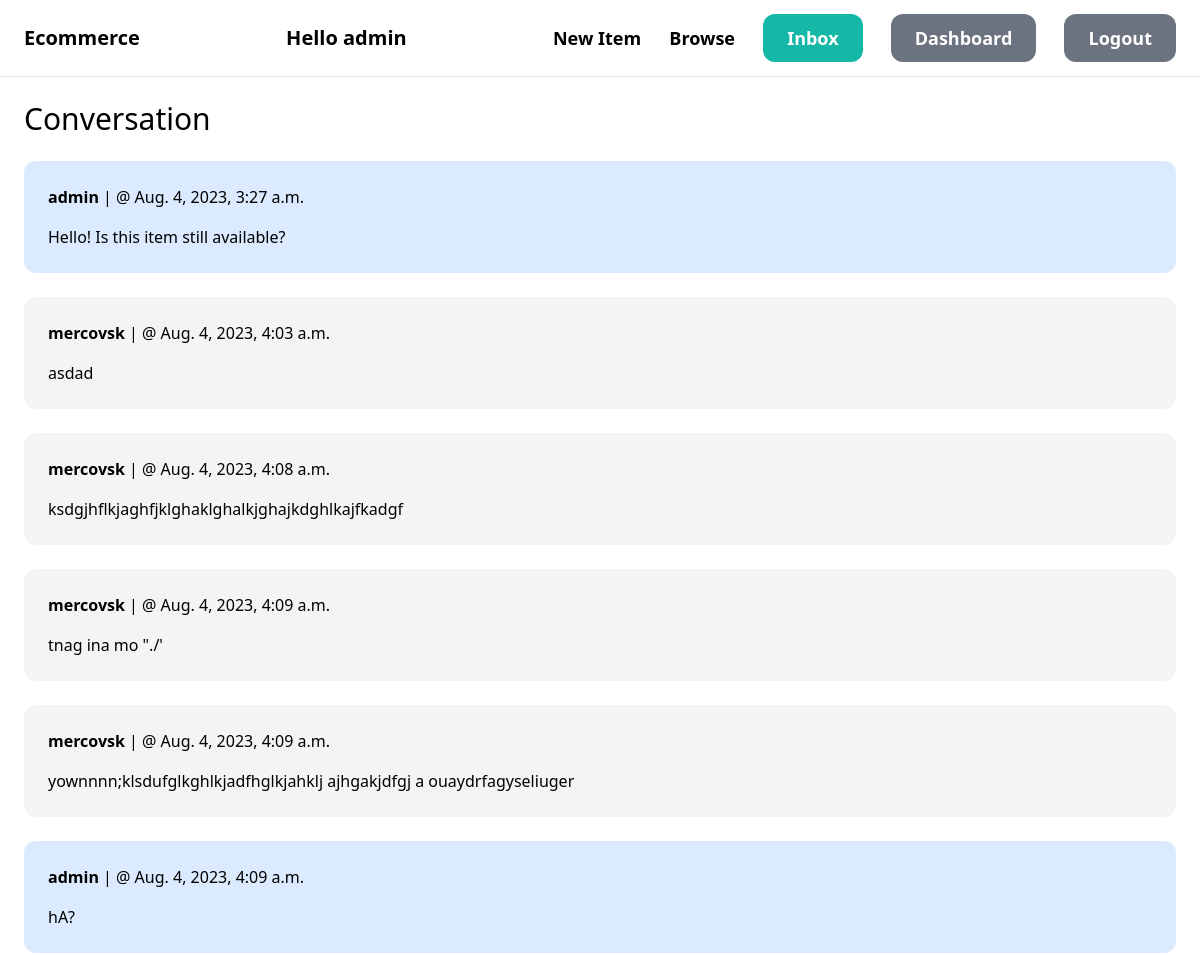
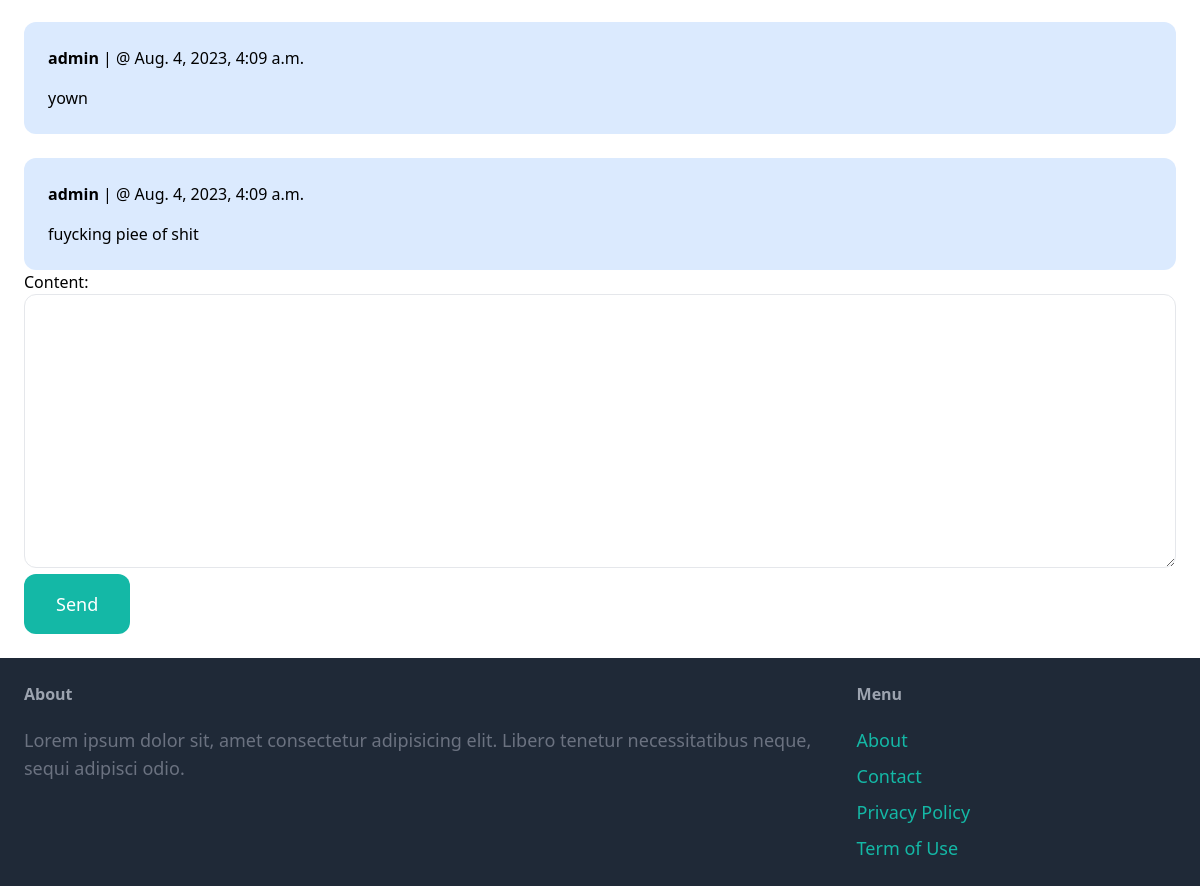
Page /inbox/9/ (signed in) on the committed database (2 pictures, top to bottom).
### conversation/models.py (models this page shows)
class ConversationMessage(models.Model):
    conversation = models.ForeignKey(Conversation, related_name='messages', on_delete=models.CASCADE)
    content = models.TextField()
    created_at = models.DateTimeField(auto_now_add=True)
    created_by = models.ForeignKey(User, related_name='created_messages', on_delete=models.CASCADE)

### conversation/views.py (the view)
# urls.py: path('<int:pk>/', views.detail, name='detail',),
@login_required
def detail(request, pk):
    conversation = Conversation.objects.filter(members__in=[request.user.id]).get(pk=pk)
    if request.method == 'POST':
        form = ConversationMessageForm(request.POST)
        if form.is_valid():
            conversation_message = form.save(commit=False)
            conversation_message.conversation = conversation
            conversation_message.created_by = request.user
            conversation_message.save()
            conversation.save()
            return redirect('conversation:detail', pk=pk)
    else:
        form = ConversationMessageForm()
    return render(request, 'conversation/detail.html', {
        'conversation': conversation,
        'title': 'Conversation',
        'form': form
    })

### conversation/forms.py
class ConversationMessageForm(forms.ModelForm):
    class Meta:
        model = ConversationMessage
        fields = ('content',)
        widgets = {
            'content': forms.Textarea(attrs={
                'class': 'w-full py-4 px-6 rounded-xl border'
            })
        }

### conversation/templates/conversation/detail.html (shortened to what this page needs)
{% extends 'core/base.html' %}
{% block content %}
<h1 class="mb-6 text-3xl">{{ title }}</h1>
<div class="space-y-6">
    {% for message in conversation.messages.all %}
        <div class="p-6 flex {% if message.created_by == request.user %}bg-blue-100{% else %}bg-gray-100{% endif %} rounded-xl">
            <div>
                <p class='mb-4'><strong>{{ message.created_by.username }}</strong> | @ {{ message.created_at }}</p>
                <p>{{ message.content }}</p>
            </div>
        </div>
    {% endfor %}
</div>
<form method="post" action=".">
    {{ form.as_p }}
    <button class="py-4 px-8 text-lg bg-teal-500 rounded-xl text-white hover:bg-teal-700">
        Send
    </button>
</form>
{% endblock content %}

### core/templates/core/base.html (shortened to what this page needs)
<!DOCTYPE html>
<html lang="en">
<head>
    <script src="https://cdn.tailwindcss.com"></script>
</head>
<body>
    <nav class="px-6 py-6 flex justify-between items-center border-b border-gray-200">
        <a href="/" class="text-xl font-semibold">Ecommerce</a>
        {% if user.is_authenticated %}
            <p class="font-semibold text-xl">Hello <strong>{{ user }}</strong></p>
        {% endif %}
        <div class="space-x-6">
            <a href="{% url 'item:new_item' %}" class="text-lg font-semibold hover:text-gray-500">New Item</a>
            <a href="{% url 'item:items' %}" class="text-lg font-semibold hover:text-gray-500">Browse</a>
            {% if request.user.is_authenticated %}
            <a href="{% url 'conversation:inbox' %}" class="px-6 py-3 text-lg font-semibold bg-teal-500 text-white rounded-xl hover:bg-teal-700">Inbox</a>
            <a href="{% url 'dashboard:index' %}" class="px-6 py-3 text-lg font-semibold bg-gray-500 text-white rounded-xl hover:bg-gray-700">Dashboard</a>
            <a href="{% url 'core:logout' %}" class="px-6 py-3 text-lg font-semibold bg-gray-500 text-white rounded-xl hover:bg-gray-700">Logout</a>
            {% else %}
            <a href="{% url 'core:signup' %}" class="px-6 py-3 text-lg font-semibold bg-teal-500 text-white rounded-xl hover:bg-teal-700">Sign Up</a>
            <a href="{% url 'core:login' %}" class="px-6 py-3 text-lg font-semibold bg-gray-500 text-white rounded-xl hover:bg-gray-700">Log In</a>
            {% endif %}
        </div>
    </nav>
    <div class="px-6 py-6">
        {% block content %}
        {% endblock %}
    </div>
    <footer class="py-6 px-6 flex justify-between bg-gray-800">
        <div class="w-2-3 pr-10">
            <h3 class="mb-5 font-semibold text-gray-400">About</h3>
            <p class="text-lg text-gray-500">
                Lorem ipsum dolor sit, amet consectetur adipisicing elit. Libero tenetur necessitatibus neque, sequi adipisci odio.
            </p>
        </div>
        <div class="w-1/3">
            <h3 class="mb-5 font-semibold text-gray-400">Menu</h3>
            <ul class="space-y-2">
                <li><a href="{% url 'core:index' %}" class="text-lg text-teal-500 hover:text-teal-700">About</a></li>
                <li><a href="{% url 'core:contact' %}" class="text-lg text-teal-500 hover:text-teal-700">Contact</a></li>
                <li><a href="{% url 'core:index' %}" class="text-lg text-teal-500 hover:text-teal-700">Privacy Policy</a></li>
                <li><a href="{% url 'core:index' %}" class="text-lg text-teal-500 hover:text-teal-700">Term of Use</a></li>
            </ul>
        </div>
    </footer>
</body>
</html>

### rows in the picture
ConversationMessage: created_by.username "admin", created_at "Aug. 4, 2023, 3:27 a.m.", content "Hello! Is this item still available?"
ConversationMessage: created_by.username "mercovsk", created_at "Aug. 4, 2023, 4:03 a.m.", content "asdad"
ConversationMessage: created_by.username "mercovsk", created_at "Aug. 4, 2023, 4:08 a.m.", content "ksdgjhflkjaghfjklghaklghalkjghajkdghlkajfkadgf"
ConversationMessage: created_by.username "mercovsk", created_at "Aug. 4, 2023, 4:09 a.m.", content "tnag ina mo \"./'"
ConversationMessage: created_by.username "mercovsk", created_at "Aug. 4, 2023, 4:09 a.m.", content "yownnnn;klsdufglkghlkjadfhglkjahklj ajhgakjdfgj a ouaydrfagyseliuger"
ConversationMessage: created_by.username "admin", created_at "Aug. 4, 2023, 4:09 a.m.", content "hA?"
ConversationMessage: created_by.username "admin", created_at "Aug. 4, 2023, 4:09 a.m.", content "yown"
ConversationMessage: created_by.username "admin", created_at "Aug. 4, 2023, 4:09 a.m.", content "fuycking piee of shit"

### other values in the picture
{{ user }} "admin"
{{ title }} "Conversation"
